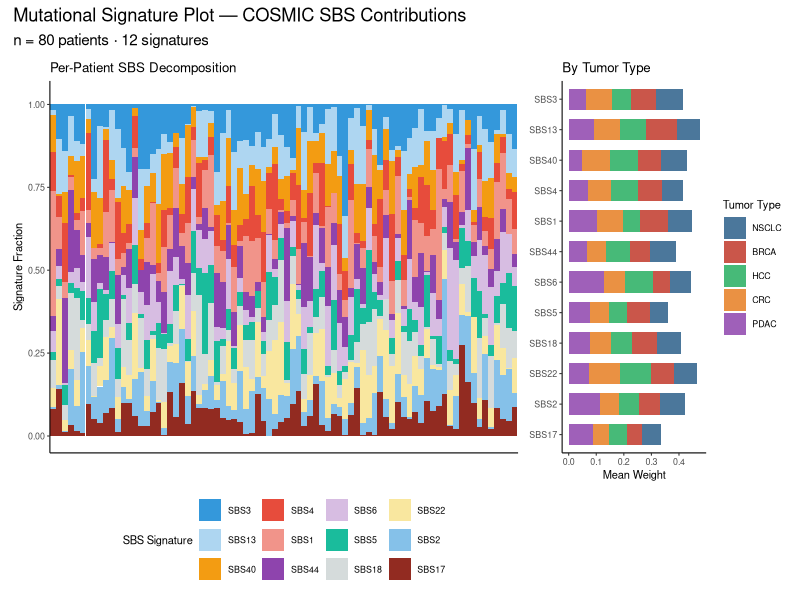

The R script that drew this image:
library(ggplot2); library(dplyr); library(tidyr); library(patchwork)

set.seed(11)
SIGS <- c("SBS3","SBS13","SBS40","SBS4","SBS1","SBS44",
          "SBS6","SBS5","SBS18","SBS22","SBS2","SBS17")
SIG_COLORS <- c(SBS3="#3498db",SBS13="#aed6f1",SBS40="#f39c12",SBS4="#e74c3c",
                SBS1="#f1948a",SBS44="#8e44ad",SBS6="#d7bde2",SBS5="#1abc9c",
                SBS18="#d5dbdb",SBS22="#f9e79f",SBS2="#85c1e9",SBS17="#922b21")
TT_COLORS <- c(NSCLC="#2c5f8a",BRCA="#c0392b",HCC="#27ae60",CRC="#e67e22",PDAC="#8e44ad")
TT <- rep(names(TT_COLORS), c(25,13,12,16,14))

make_weights <- function(n, k) {
  w <- abs(rnorm(k)); w/sum(w)
}

adsig <- do.call(rbind, lapply(1:80, function(i) {
  w <- make_weights(1, length(SIGS))
  data.frame(USUBJID=paste0("PT",sprintf("%03d",i)),
             TUMORTYPE=TT[i], SIG_NAME=SIGS, SIG_WEIGHT=w)
})) %>% mutate(SIG_NAME=factor(SIG_NAME,levels=SIGS),
               TUMORTYPE=factor(TUMORTYPE,levels=names(TT_COLORS)))

dom <- adsig %>% group_by(USUBJID) %>% slice_max(SIG_WEIGHT,n=1) %>%
  arrange(TUMORTYPE, desc(SIG_WEIGHT))
pt_ord <- dom$USUBJID
adsig  <- adsig %>% mutate(USUBJID=factor(USUBJID,levels=pt_ord))

p11a <- ggplot(adsig, aes(USUBJID, SIG_WEIGHT, fill=SIG_NAME)) +
  geom_col(width=1, position="stack") +
  scale_fill_manual(values=SIG_COLORS, name="SBS Signature") +
  scale_y_continuous(name="Signature Fraction", limits=c(0,1.02)) +
  theme_classic(base_size=8) +
  theme(axis.text.x=element_blank(), axis.ticks.x=element_blank(),
        axis.title.x=element_blank(), legend.position="bottom") +
  guides(fill=guide_legend(ncol=4)) +
  labs(title="Per-Patient SBS Decomposition")

tt_mean <- adsig %>% group_by(SIG_NAME,TUMORTYPE) %>%
  summarise(mean_w=mean(SIG_WEIGHT), .groups="drop")

p11b <- ggplot(tt_mean, aes(mean_w, factor(SIG_NAME,levels=rev(SIGS)), fill=TUMORTYPE)) +
  geom_col(position="stack", width=.7, alpha=.85) +
  scale_fill_manual(values=TT_COLORS, name="Tumor Type") +
  scale_x_continuous(name="Mean Weight") +
  theme_classic(base_size=8) +
  theme(axis.title.y=element_blank()) +
  labs(title="By Tumor Type")

p <- p11a + p11b + plot_layout(widths=c(13,4)) +
  plot_annotation(title="Mutational Signature Plot — COSMIC SBS Contributions",
                  subtitle="n = 80 patients · 12 signatures")

ggsave("plots/11_signature.png", p, width=18, height=10, dpi=180, bg="white")
cat("11 done\n")
